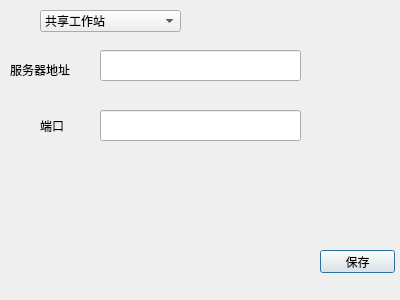
<?xml version="1.0" encoding="UTF-8"?>
<ui version="4.0">
 <class>Dialog</class>
 <widget class="QDialog" name="Dialog">
  <property name="geometry">
   <rect>
    <x>0</x>
    <y>0</y>
    <width>400</width>
    <height>300</height>
   </rect>
  </property>
  <property name="windowTitle">
   <string>Dialog</string>
  </property>
  <widget class="QLineEdit" name="ip">
   <property name="geometry">
    <rect>
     <x>100</x>
     <y>50</y>
     <width>201</width>
     <height>31</height>
    </rect>
   </property>
  </widget>
  <widget class="QLabel" name="label">
   <property name="geometry">
    <rect>
     <x>10</x>
     <y>60</y>
     <width>81</width>
     <height>20</height>
    </rect>
   </property>
   <property name="text">
    <string>服务器地址</string>
   </property>
  </widget>
  <widget class="QLineEdit" name="port">
   <property name="geometry">
    <rect>
     <x>100</x>
     <y>110</y>
     <width>201</width>
     <height>31</height>
    </rect>
   </property>
  </widget>
  <widget class="QLabel" name="label_2">
   <property name="geometry">
    <rect>
     <x>40</x>
     <y>120</y>
     <width>54</width>
     <height>12</height>
    </rect>
   </property>
   <property name="text">
    <string>端口</string>
   </property>
  </widget>
  <widget class="QPushButton" name="save">
   <property name="geometry">
    <rect>
     <x>320</x>
     <y>250</y>
     <width>75</width>
     <height>23</height>
    </rect>
   </property>
   <property name="text">
    <string>保存</string>
   </property>
  </widget>
  <widget class="QComboBox" name="comboBox">
   <property name="geometry">
    <rect>
     <x>40</x>
     <y>10</y>
     <width>141</width>
     <height>22</height>
    </rect>
   </property>
   <item>
    <property name="text">
     <string>共享工作站</string>
    </property>
   </item>
   <item>
    <property name="text">
     <string>私有工作站</string>
    </property>
   </item>
  </widget>
 </widget>
 <resources/>
 <connections/>
</ui>
